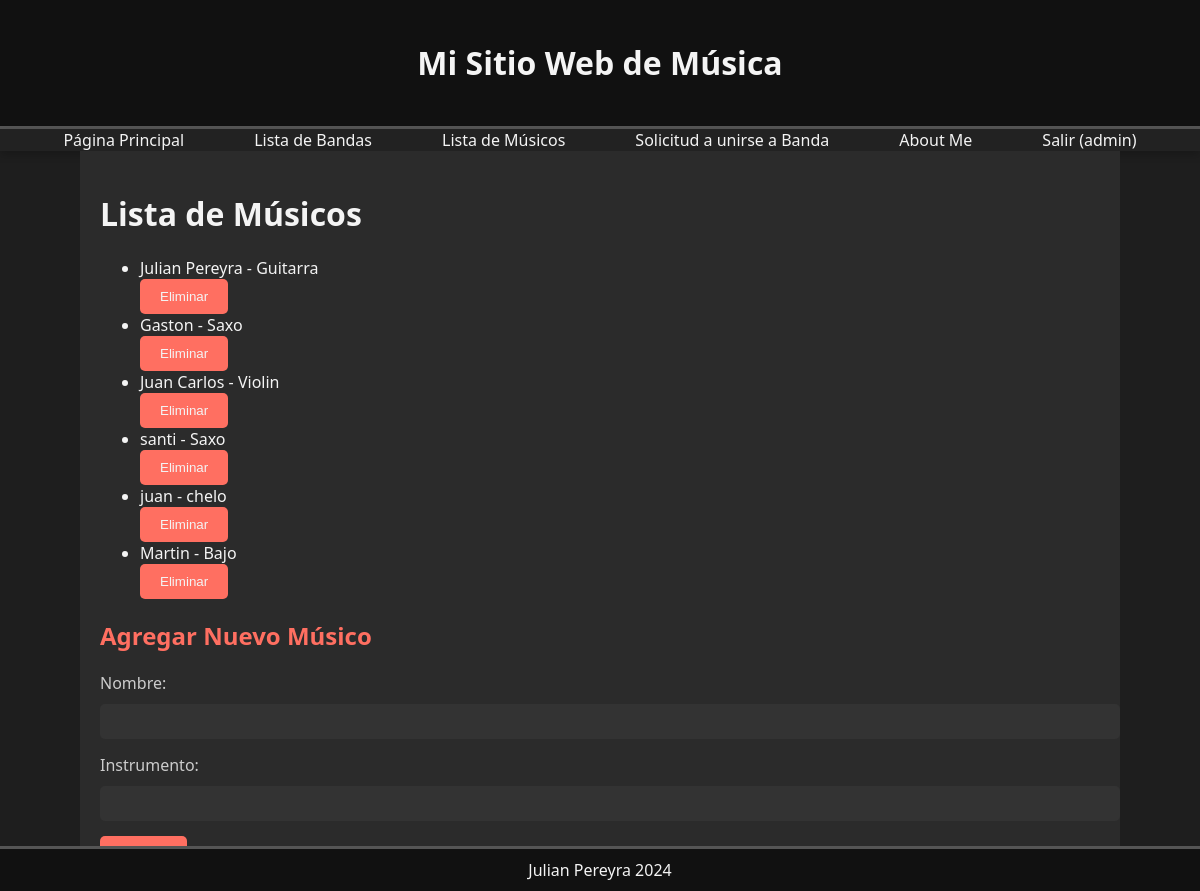
Page /Integrantes/musicos/ (signed in) on the earlier database version.
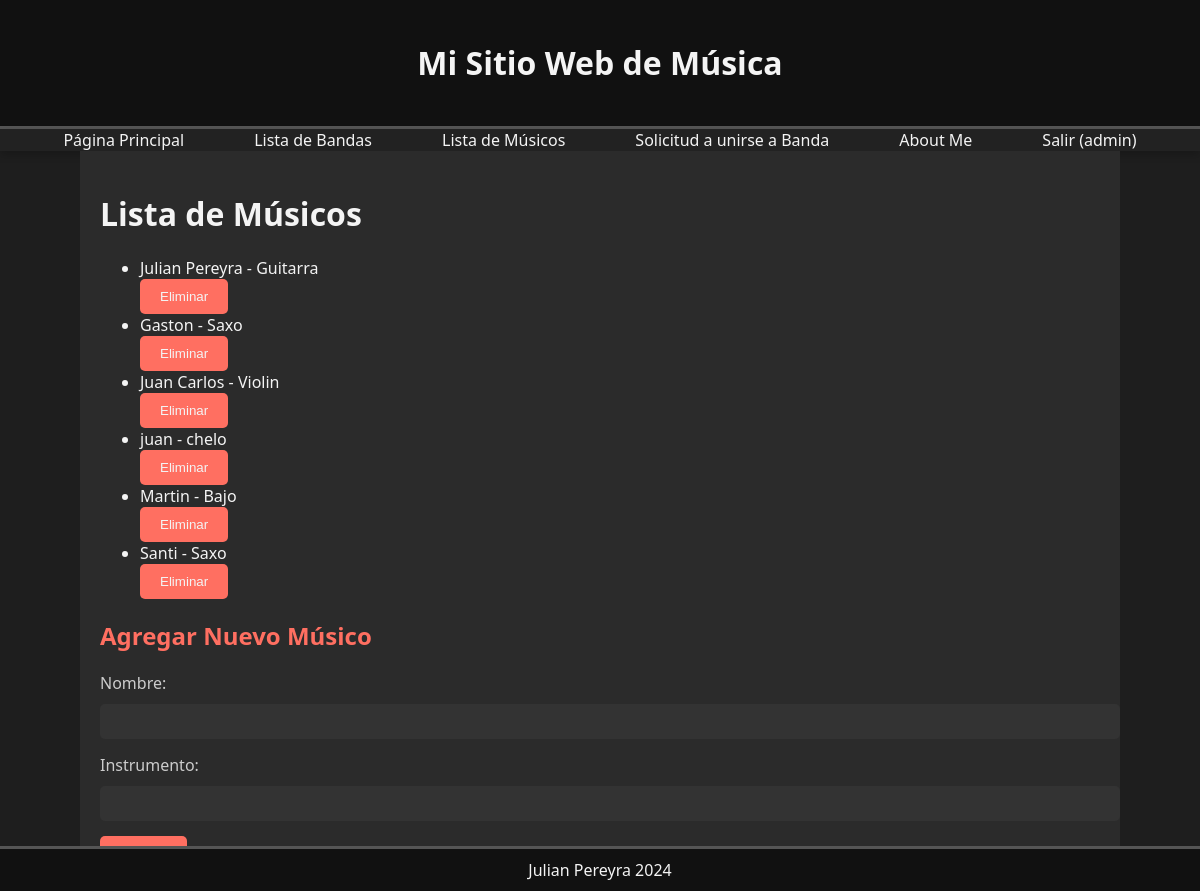
Same page on the later database version.
### Integrantes/models.py (models this page shows, shortened)
class Musico(models.Model):
    nombre = models.CharField(max_length=255)
    instrumento = models.CharField(max_length=100)
    genero_primario = models.ForeignKey(GeneroMusical, on_delete=models.SET_NULL, null=True, related_name='musico_genero_primario')
    genero_secundario = models.ForeignKey(GeneroMusical, on_delete=models.SET_NULL, null=True, blank=True, related_name='musico_genero_secundario')

### Integrantes/views.py (the view)
# urls.py: path('musicos/', views.lista_musicos, name='lista_musicos'),
@login_required
def lista_musicos(request):
    musicos = Musico.objects.all()
    return render(request, 'integrantes/lista_musicos.html', {'musicos': musicos})

### Integrantes/templates/Integrantes/lista_musicos.html (shortened to what this page needs)
{% extends 'base.html' %}
{% block content %}
    <h1>Lista de Músicos</h1>
    <ul>
        {% for musico in musicos %}
            <li>{{ musico.nombre }} - {{ musico.instrumento }}</li>
            <form method="post" action="{% url 'Integrantes:eliminar_musico' musico.id %}">
                <button type="submit">Eliminar</button>
            </form>
        {% endfor %}
    </ul>
    <h2>Agregar Nuevo Músico</h2>
    <form method="post" action="{% url 'Integrantes:agregar_musico' %}">
        <label for="nombre">Nombre:</label>
        <input type="text" name="nombre" required>
        <label for="instrumento">Instrumento:</label>
        <input type="text" name="instrumento" required>
        <button type="submit">Agregar</button>
    </form>
{% endblock %}

Differences in the rows shown:
removed Musico: nombre "santi", instrumento "Saxo"
added Musico: nombre "Santi", instrumento "Saxo"
